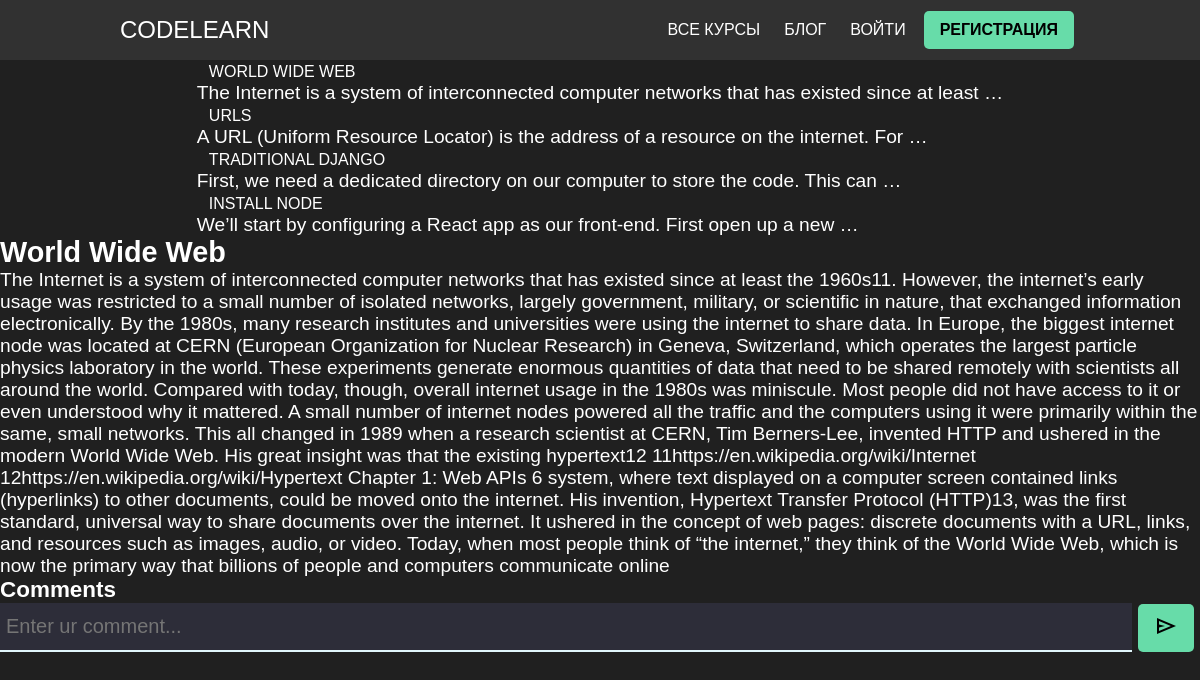
The page /courses/django-for-apis/tasks/1 on the database as committed earlier.
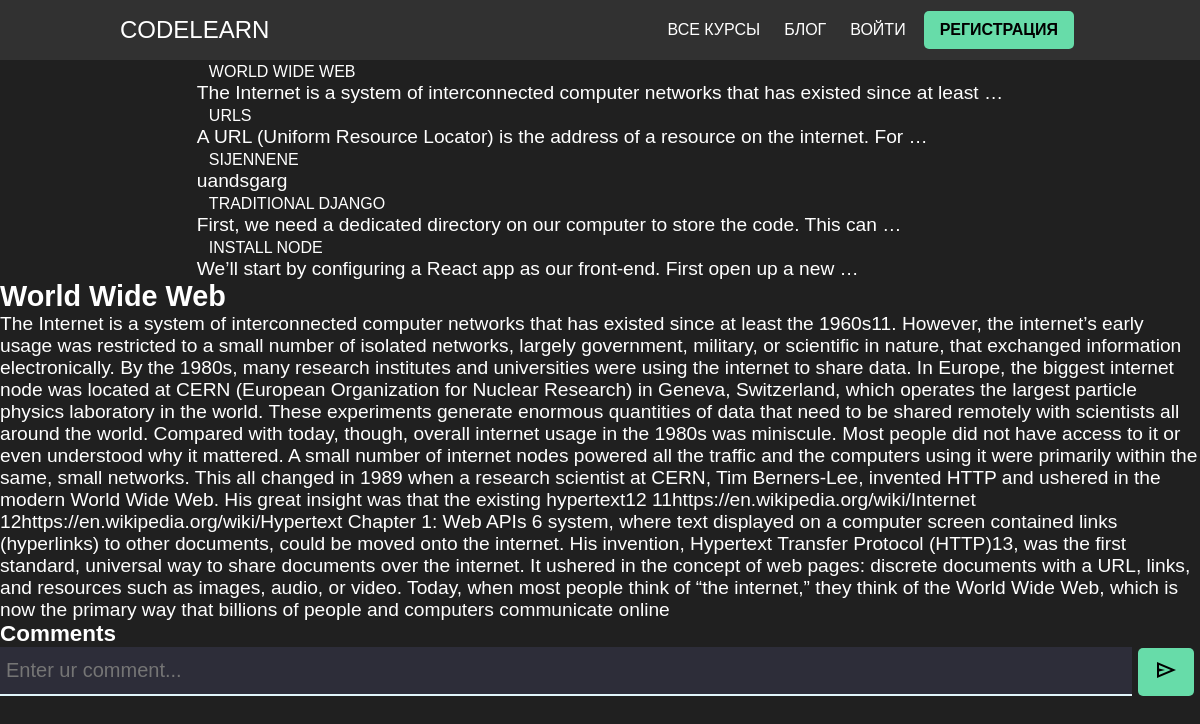
The same page on the database as committed later.
### course/models.py (models this page shows, shortened)
class CourseTask(models.Model):
    TASKSTYPE = (
        ('video', 'video'),
        ('code', 'code'),
        ('test', 'test'),
        ('text','text')
    )
    course = models.ForeignKey(Course, on_delete=models.CASCADE, default=None)
    user = models.ForeignKey(User, on_delete=models.CASCADE, default='')
    task = models.CharField(max_length=10, choices=TASKSTYPE, blank=True)
    title = models.CharField(max_length=100)
    description = models.TextField(blank=True, max_length=500)
    video = models.FileField(upload_to='courses/tasks/videos', blank=True, null=True)
    body = models.TextField(blank=True, null=True)
    codeAnswer = models.TextField(blank=True, null=True)
    text = models.TextField(blank=True, null=True)
    public = models.BooleanField(default=False)
    created = models.DateTimeField(auto_now_add=True)
    updated = models.DateTimeField(auto_now=True)
    class Meta:
        ordering = ['-updated', '-created']

### course/views.py (the view, shortened to what this page needs)
# urls.py: path('courses/<str:slug>/tasks/<str:pk>', views.task,name='task'),
def task(request, slug, pk):
    course = Course.objects.get(slug=slug)
    tasksAll = CourseTask.objects.filter(course=course).reverse()
    task = CourseTask.objects.get(id=pk)
    titles = CourseTitle.objects.filter(course=course.id)
    comments = CourseComment.objects.filter(course=course, courseTask=task)
    context = {
        'course': course,
        'titles': titles,
        'tasks': tasksAll,
        'task': task,
        'comments': comments
    }
    return render(request, 'course/Task.html', context)

### course/templates/course/Task.html (shortened to what this page needs)
{% include "index.html" %}
{% load static %}
{% block content %}
<div class="page course__task__page">
    <div class="page__course__menu">
        {% for title in titles %}
          {% for exercise in title.tasks.all  %}
          <div class="menu__component">
            <a href="/courses/{{course.slug}}/tasks/{{exercise.id}}" class="link menu__component__title">{{exercise.title}}</a>
            <p class="menu__component__text">{{exercise.description | truncatewords:15}}</p>
          </div>
          {% endfor %}
      {% endfor %}
    </div>
    <div class="page__content">
      <h2>{{task.title}}</h2>
        {% if task.task == 'text' %}
          <div>{{task.body}}</div>
        {% endif %}
        <div class="comments" id='comments'>
          <h3>Comments</h3>
          <form action=""class='comment__form' method="POST">
            <input type="text" name="comment" placeholder="Enter ur comment..." class="comment__field">
            <button class="btn btn-icon" type="submit">
              <span class="material-symbols-outlined">
              </span>
            </button>
          </form>
        </div>
    </div>
</div>
{% endblock content %}

Rows that differ between the two databases and show on the page:
added CourseTask: title "SIJENNENE", description "uandsgarg", shown under CourseTitle (number 2 of 3 on the later page)
